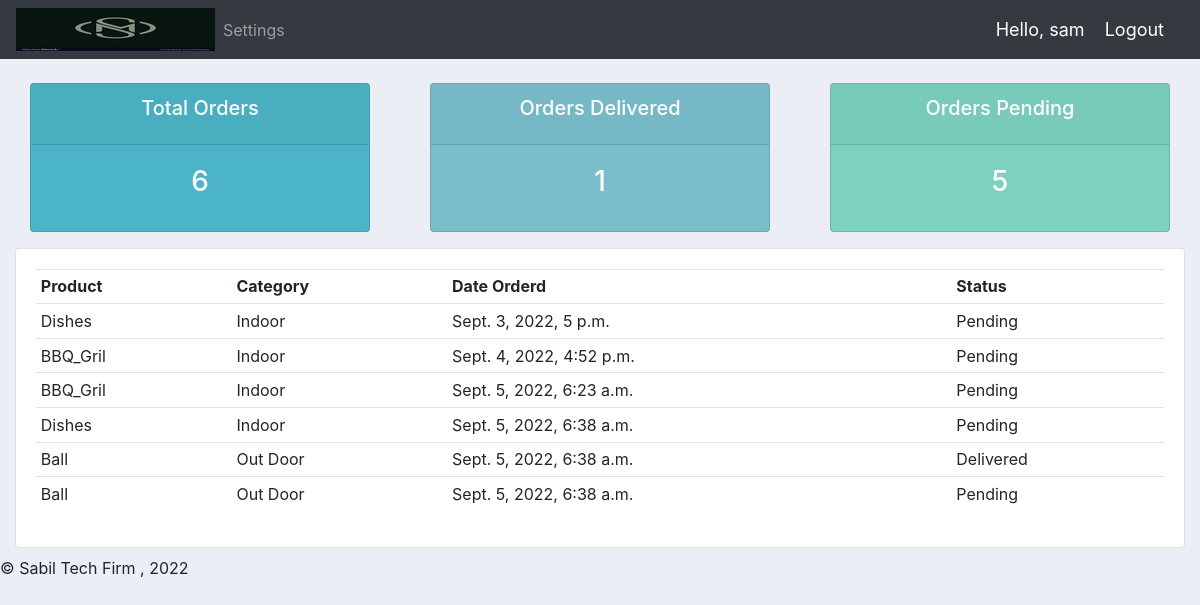
/user/ (signed in), run on the app's committed database.
### accounts/models.py (models this page shows, shortened)
class Order(models.Model):
	STATUS = (
			('Pending', 'Pending'),
			('Out for delivery', 'Out for delivery'),
			('Delivered', 'Delivered'),
			)
	customer = models.ForeignKey(Customer, null=True, on_delete= models.SET_NULL)
	product = models.ForeignKey(Product, null=True, on_delete= models.SET_NULL)
	date_created = models.DateTimeField(auto_now_add=True, null=True)
	status = models.CharField(max_length=200, null=True, choices=STATUS)
	note = models.CharField(max_length=1000, null=True)

class Product(models.Model):
	CATEGORY = (
			('Indoor', 'Indoor'),
			('Out Door', 'Out Door'),
			)
	name = models.CharField(max_length=200, null=True)
	price = models.FloatField(null=True)
	category = models.CharField(max_length=200, null=True, choices=CATEGORY)
	description = models.CharField(max_length=200, null=True, blank=True)
	date_created = models.DateTimeField(auto_now_add=True, null=True)
	tags = models.ManyToManyField(Tag)
	def __str__(self):
		return self.name

### accounts/decorators.py (the view)
		def wrapper_func(request, *args, **kwargs):
			group = None
			if request.user.groups.exists():
				group = request.user.groups.all()[0].name
			if group in allowed_roles:
				return view_func(request, *args, **kwargs)
			else:
				return HttpResponse('You are not authorized to view this page')

### accounts/views.py (called while the page is built)
@login_required(login_url='login')
@allowed_users(allowed_roles=['customer'])
def userPage(request):
    orders=request.user.customer.order_set.all()
    total_orders=orders.count()
    delivered=orders.filter(status='Delivered').count()
    pending=orders.filter(status='Pending').count()
    context={'orders':orders,'total_orders':total_orders,'pending':pending,'delivered':delivered}
    return render(request,'accounts/user.html',context)

### accounts/templates/accounts/user.html
{%  extends 'accounts/main.html' %}
{% block content %}
{%  include 'accounts/status.html' %}
<div class="row">
	<div class="col-md">
		<div class="card card-body">
			<table class="table table-sm">
				<tr>
					<th>Product</th>
					<th>Category</th>
					<th>Date Orderd</th>
					<th>Status</th>
				</tr>
				{%for order in orders%}
				<tr>
					<td>{{order.product}}</td>
					<td>{{order.product.category}}</td>
					<td>{{order.date_created}}</td>
					<td>{{order.status}}</td>
				</tr>
				{%endfor%}
			</table>
		</div>
	</div>
</div>
{% endblock content %}

### accounts/templates/accounts/main.html (shortened to what this page needs)
{% load static %}
<!DOCTYPE html>
<html>
<head>
	<link rel="stylesheet" href="https://stackpath.bootstrapcdn.com/bootstrap/4.3.1/css/bootstrap.min.css">
    <link rel="stylesheet" href="{%static '/css/main.css'%}">
</head>
<body>
	{%  include 'accounts/navbar.html' %}
	<div class="container-fluid">
	{% block content %}
	{% endblock %}
    </div>
	<div class="navbar-text pull-left">
		&copy; Sabil Tech Firm , 2022
		</div>
</body>
</html>

### accounts/templates/accounts/navbar.html (shortened to what this page needs)
{% load static %}
<nav class="navbar navbar-expand-lg navbar-dark bg-dark">
 <img src="{% static 'images/logo.png' %}">
  <div class="collapse navbar-collapse" id="navbarNav">
    <ul class="navbar-nav">
      {%if request.user.is_staff%}
        <li class="nav-item active">
          <a class="nav-link" href="{% url 'home' %}">Dashboard</a>
        </li>
        <li class="nav-item">
          <a class="nav-link" href="{% url 'products' %}">Products</a>
        </li>
      {% else %}
        <li class="nav-item">
          <a class="nav-link" href="{% url 'account' %}">Settings</a>
        </li>
      {% endif %}
    </ul>
  </div>
  <span class="hello-msg">Hello, {{request.user}}</span>
  <span ><a  class="hello-msg" href="{% url 'logout' %}">Logout</a></span>
</nav>

### accounts/templates/accounts/status.html
<br>
<div class="row">
	<div class="col">
		<div class="col-md">
			<div class="card text-center text-white  mb-3" id="total-orders">
			  	<div class="card-header">
			  		<h5 class="card-title">Total Orders</h5>
			  	</div>
			  	<div class="card-body">
			    	<h3 class="card-title">{{total_orders}}</h3>
			  	</div>
			</div>
		</div>
	</div>
	<div class="col">
		<div class="col-md">
			<div class="card text-center text-white  mb-3" id="orders-delivered">
			  	<div class="card-header">
			  		<h5 class="card-title">Orders Delivered</h5>
			  	</div>
			  	<div class="card-body">
			    	<h3 class="card-title">{{delivered}}</h3>
			  	</div>
			</div>
		</div>
	</div>
	<div class="col">
		<div class="col-md">
			<div class="card text-center text-white  mb-3" id="orders-pending">
			  	<div class="card-header">
			  		<h5 class="card-title">Orders Pending</h5>
			  	</div>
			  	<div class="card-body">
			    	<h3 class="card-title">{{pending}}</h3>
			  	</div>
			</div>
		</div>
	</div>
</div>

### static/css/main.css (style rules this page uses)
body { background-color: #ebeff5; }
#total-orders { background-color: #4cb4c7; }
#orders-delivered { background-color: #7abecc; }
#orders-pending { background-color: #7CD1C0; }

### accounts/templates/accounts/navbar.html (style rules this page uses)
.hello-msg { font-size: 18px; color: #fff; margin-right: 20px; }

### data on the page
Order: product "Dishes", product.category "Indoor", date_created "Sept. 3, 2022, 5 p.m.", status "Pending"
Order: product "BBQ_Gril", product.category "Indoor", date_created "Sept. 4, 2022, 4:52 p.m.", status "Pending"
Order: product "BBQ_Gril", product.category "Indoor", date_created "Sept. 5, 2022, 6:23 a.m.", status "Pending"
Order: product "Dishes", product.category "Indoor", date_created "Sept. 5, 2022, 6:38 a.m.", status "Pending"
Order: product "Ball", product.category "Out Door", date_created "Sept. 5, 2022, 6:38 a.m.", status "Delivered"
Order: product "Ball", product.category "Out Door", date_created "Sept. 5, 2022, 6:38 a.m.", status "Pending"

### other printed values
{{ request.user }} "sam"
{{ total_orders }} "6"
{{ delivered }} "1"
{{ pending }} "5"
